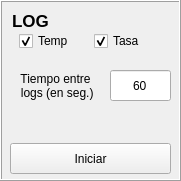
     <widget class="QFrame" name="frame_output">
      <property name="geometry">
       <rect>
        <x>820</x>
        <y>275</y>
        <width>181</width>
        <height>181</height>
       </rect>
      </property>
      <property name="frameShape">
       <enum>QFrame::Box</enum>
      </property>
      <property name="frameShadow">
       <enum>QFrame::Raised</enum>
      </property>
      <widget class="QLabel" name="label_76">
       <property name="geometry">
        <rect>
         <x>12</x>
         <y>10</y>
         <width>111</width>
         <height>21</height>
        </rect>
       </property>
       <property name="font">
        <font>
         <pointsize>13</pointsize>
         <weight>75</weight>
         <bold>true</bold>
        </font>
       </property>
       <property name="text">
        <string>LOG</string>
       </property>
      </widget>
      <widget class="QPushButton" name="pushButton_logguer">
       <property name="geometry">
        <rect>
         <x>10</x>
         <y>143</y>
         <width>161</width>
         <height>31</height>
        </rect>
       </property>
       <property name="text">
        <string>Iniciar</string>
       </property>
       <property name="checkable">
        <bool>true</bool>
       </property>
      </widget>
      <widget class="QCheckBox" name="checkBox_temp">
       <property name="geometry">
        <rect>
         <x>19</x>
         <y>28</y>
         <width>71</width>
         <height>26</height>
        </rect>
       </property>
       <property name="text">
        <string>Temp</string>
       </property>
       <property name="checked">
        <bool>true</bool>
       </property>
      </widget>
      <widget class="QCheckBox" name="checkBox_tasa">
       <property name="geometry">
        <rect>
         <x>94</x>
         <y>28</y>
         <width>71</width>
         <height>26</height>
        </rect>
       </property>
       <property name="text">
        <string>Tasa</string>
       </property>
       <property name="checked">
        <bool>true</bool>
       </property>
      </widget>
      <widget class="QLabel" name="label_elapsed_time">
       <property name="geometry">
        <rect>
         <x>10</x>
         <y>107</y>
         <width>161</width>
         <height>31</height>
        </rect>
       </property>
       <property name="text">
        <string/>
       </property>
      </widget>
      <widget class="QLineEdit" name="lineEdit_between_logs">
       <property name="geometry">
        <rect>
         <x>110</x>
         <y>70</y>
         <width>61</width>
         <height>31</height>
        </rect>
       </property>
       <property name="text">
        <string>60</string>
       </property>
       <property name="alignment">
        <set>Qt::AlignCenter</set>
       </property>
      </widget>
      <widget class="QLabel" name="label_38">
       <property name="geometry">
        <rect>
         <x>10</x>
         <y>70</y>
         <width>91</width>
         <height>31</height>
        </rect>
       </property>
       <property name="font">
        <font>
         <pointsize>9</pointsize>
        </font>
       </property>
       <property name="text">
        <string>Tiempo entre
 logs (en seg.)</string>
       </property>
       <property name="alignment">
        <set>Qt::AlignCenter</set>
       </property>
      </widget>
     </widget>
